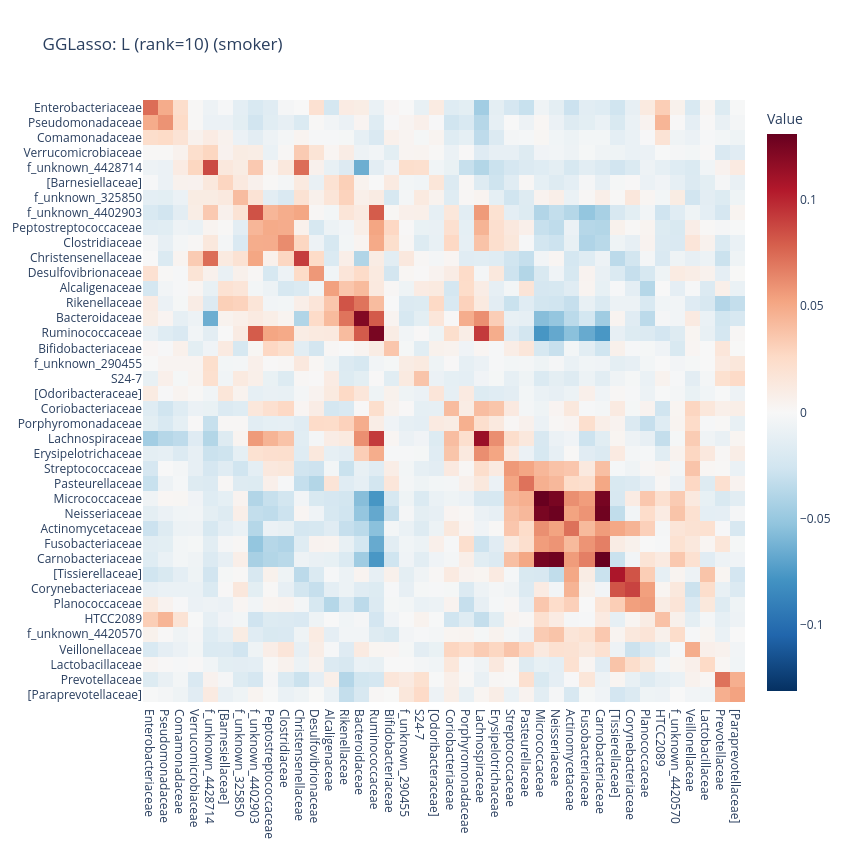
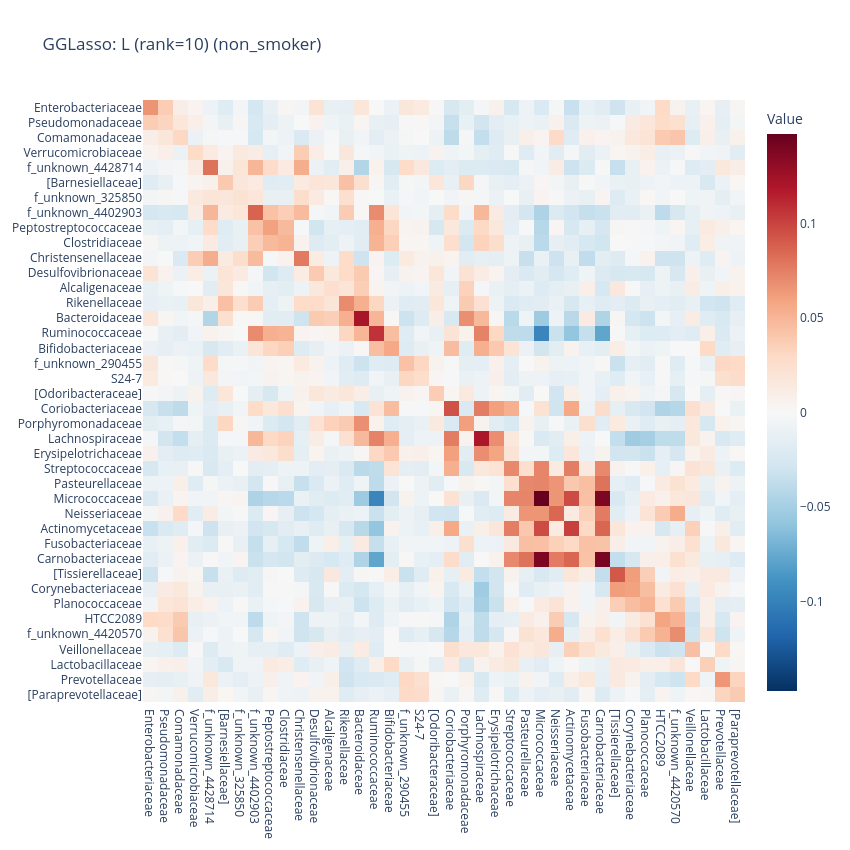

The notebook cell these images were saved under, in order:
### Markdown cell above
### Low-rank part

### Code cell
selected_rank = 10

for case in ["smoker", "non_smoker"]:
    gg_L = pd.DataFrame(low_rank_dict[case][selected_rank]["refit"]["L"], index=family_names, columns=family_names)
    gg_L = gg_L.iloc[ordered_indices, ordered_indices]
    rank_gg_L = np.linalg.matrix_rank(gg_L)
    print(f"Rank of the low-rank matrix from GGLasso ({case}): {rank_gg_L}")

    fig = px.imshow(gg_L,
                    color_continuous_scale='RdBu_r',  # Adjust the color scale
                    labels={'color': 'Value'},          # Label for color bar
                    title=f'GGLasso: L (rank={rank_gg_L}) ({case})',
                    color_continuous_midpoint=0)

    # Customize layout for better visuals (optional)
    fig.update_layout(
        width=850,
        height=850,
        xaxis=dict(tickmode='array', tickvals=list(range(len(names_dict))), ticktext=[names_dict[idx] for idx in gg_L.index.map(int)]),
        yaxis=dict(tickmode='array', tickvals=list(range(len(names_dict))), ticktext=[names_dict[idx] for idx in gg_L.columns.map(int)])
    )

    fig.show()

    fig.write_image(f"plots/png/gg_lowrank_part_{case}.png")
    fig.write_image(f"plots/pdf/gg_lowrank_part_{case}.pdf")
    fig.write_image(f"plots/svg/gg_lowrank_part_{case}.svg")
    fig.write_html(f"plots/html/gg_lowrank_part_{case}.html")

### Figure 1 — Plotly figure (JSON) as saved in the notebook; plotly's stock layout.template omitted (floating-point values rounded to 4 significant figures; data arrays with more than 128 entries replaced by an {"elided": "..."} marker saying what was removed)
{"data": [{"coloraxis": "coloraxis", "hovertemplate": "x: %{x}<br>y: %{y}<br>Value: %{z}<extra></extra>", "name": "0", "type": "heatmap", "x": ["4448331", "1071450", "1117593", "4306262", "4428714", "175844", "325850", "4402903", "4409730", "4446320", "4402605", "359872", "841635", "4453609", "4468234", "4481131", "4347159", "290455", "177679", "4476877", "4481613", "4365130", "4457438", "4480861", "4425214", "4477696", "952003", "4396235", "12574", "4387092", "1696853", "505670", "1000986", "4446058", "710275", "4420570", "2829179", "128300", "4436552", "165118"], "xaxis": "x", "y": ["4448331", "1071450", "1117593", "4306262", "4428714", "175844", "325850", "4402903", "4409730", "4446320", "4402605", "359872", "841635", "4453609", "4468234", "4481131", "4347159", "290455", "177679", "4476877", "4481613", "4365130", "4457438", "4480861", "4425214", "4477696", "952003", "4396235", "12574", "4387092", "1696853", "505670", "1000986", "4446058", "710275", "4420570", "2829179", "128300", "4436552", "165118"], "yaxis": "y", "z": {"elided": "40x40 float values"}}], "layout": {"coloraxis": {"cmid": 0, "colorbar": {"title": {"text": "Value"}}, "colorscale": [[0, "rgb(5,48,97)"], [0.1, "rgb(33,102,172)"], [0.2, "rgb(67,147,195)"], [0.3, "rgb(146,197,222)"], [0.4, "rgb(209,229,240)"], [0.5, "rgb(247,247,247)"], [0.6, "rgb(253,219,199)"], [0.7, "rgb(244,165,130)"], [0.8, "rgb(214,96,77)"], [0.9, "rgb(178,24,43)"], [1, "rgb(103,0,31)"]]}, "height": 850, "title": {"text": "GGLasso: L (rank=10) (smoker)"}, "width": 850, "xaxis": {"anchor": "y", "constrain": "domain", "domain": [0, 1], "scaleanchor": "y", "tickmode": "array", "ticktext": ["Enterobacteriaceae", "Pseudomonadaceae", "Comamonadaceae", "Verrucomicrobiaceae", "f_unknown_4428714", "[Barnesiellaceae]", "f_unknown_325850", "f_unknown_4402903", "Peptostreptococcaceae", "Clostridiaceae", "Christensenellaceae", "Desulfovibrionaceae", "Alcaligenaceae", "Rikenellaceae", "Bacteroidaceae", "Ruminococcaceae", "Bifidobacteriaceae", "f_unknown_290455", "S24-7", "[Odoribacteraceae]", "Coriobacteriaceae", "Porphyromonadaceae", "Lachnospiraceae", "Erysipelotrichaceae", "Streptococcaceae", "Pasteurellaceae", "Micrococcaceae", "Neisseriaceae", "Actinomycetaceae", "Fusobacteriaceae", "Carnobacteriaceae", "[Tissierellaceae]", "Corynebacteriaceae", "Planococcaceae", "HTCC2089", "f_unknown_4420570", "Veillonellaceae", "Lactobacillaceae", "Prevotellaceae", "[Paraprevotellaceae]"], "tickvals": [0, 1, 2, 3, 4, 5, 6, 7, 8, 9, 10, 11, 12, 13, 14, 15, 16, 17, 18, 19, 20, 21, 22, 23, 24, 25, 26, 27, 28, 29, 30, 31, 32, 33, 34, 35, 36, 37, 38, 39]}, "yaxis": {"anchor": "x", "autorange": "reversed", "constrain": "domain", "domain": [0, 1], "tickmode": "array", "ticktext": ["Enterobacteriaceae", "Pseudomonadaceae", "Comamonadaceae", "Verrucomicrobiaceae", "f_unknown_4428714", "[Barnesiellaceae]", "f_unknown_325850", "f_unknown_4402903", "Peptostreptococcaceae", "Clostridiaceae", "Christensenellaceae", "Desulfovibrionaceae", "Alcaligenaceae", "Rikenellaceae", "Bacteroidaceae", "Ruminococcaceae", "Bifidobacteriaceae", "f_unknown_290455", "S24-7", "[Odoribacteraceae]", "Coriobacteriaceae", "Porphyromonadaceae", "Lachnospiraceae", "Erysipelotrichaceae", "Streptococcaceae", "Pasteurellaceae", "Micrococcaceae", "Neisseriaceae", "Actinomycetaceae", "Fusobacteriaceae", "Carnobacteriaceae", "[Tissierellaceae]", "Corynebacteriaceae", "Planococcaceae", "HTCC2089", "f_unknown_4420570", "Veillonellaceae", "Lactobacillaceae", "Prevotellaceae", "[Paraprevotellaceae]"], "tickvals": [0, 1, 2, 3, 4, 5, 6, 7, 8, 9, 10, 11, 12, 13, 14, 15, 16, 17, 18, 19, 20, 21, 22, 23, 24, 25, 26, 27, 28, 29, 30, 31, 32, 33, 34, 35, 36, 37, 38, 39]}}}

### Figure 2 — Plotly figure (JSON) as saved in the notebook; plotly's stock layout.template omitted (floating-point values rounded to 4 significant figures; data arrays with more than 128 entries replaced by an {"elided": "..."} marker saying what was removed)
{"data": [{"coloraxis": "coloraxis", "hovertemplate": "x: %{x}<br>y: %{y}<br>Value: %{z}<extra></extra>", "name": "0", "type": "heatmap", "x": ["4448331", "1071450", "1117593", "4306262", "4428714", "175844", "325850", "4402903", "4409730", "4446320", "4402605", "359872", "841635", "4453609", "4468234", "4481131", "4347159", "290455", "177679", "4476877", "4481613", "4365130", "4457438", "4480861", "4425214", "4477696", "952003", "4396235", "12574", "4387092", "1696853", "505670", "1000986", "4446058", "710275", "4420570", "2829179", "128300", "4436552", "165118"], "xaxis": "x", "y": ["4448331", "1071450", "1117593", "4306262", "4428714", "175844", "325850", "4402903", "4409730", "4446320", "4402605", "359872", "841635", "4453609", "4468234", "4481131", "4347159", "290455", "177679", "4476877", "4481613", "4365130", "4457438", "4480861", "4425214", "4477696", "952003", "4396235", "12574", "4387092", "1696853", "505670", "1000986", "4446058", "710275", "4420570", "2829179", "128300", "4436552", "165118"], "yaxis": "y", "z": {"elided": "40x40 float values"}}], "layout": {"coloraxis": {"cmid": 0, "colorbar": {"title": {"text": "Value"}}, "colorscale": [[0, "rgb(5,48,97)"], [0.1, "rgb(33,102,172)"], [0.2, "rgb(67,147,195)"], [0.3, "rgb(146,197,222)"], [0.4, "rgb(209,229,240)"], [0.5, "rgb(247,247,247)"], [0.6, "rgb(253,219,199)"], [0.7, "rgb(244,165,130)"], [0.8, "rgb(214,96,77)"], [0.9, "rgb(178,24,43)"], [1, "rgb(103,0,31)"]]}, "height": 850, "title": {"text": "GGLasso: L (rank=10) (non_smoker)"}, "width": 850, "xaxis": {"anchor": "y", "constrain": "domain", "domain": [0, 1], "scaleanchor": "y", "tickmode": "array", "ticktext": ["Enterobacteriaceae", "Pseudomonadaceae", "Comamonadaceae", "Verrucomicrobiaceae", "f_unknown_4428714", "[Barnesiellaceae]", "f_unknown_325850", "f_unknown_4402903", "Peptostreptococcaceae", "Clostridiaceae", "Christensenellaceae", "Desulfovibrionaceae", "Alcaligenaceae", "Rikenellaceae", "Bacteroidaceae", "Ruminococcaceae", "Bifidobacteriaceae", "f_unknown_290455", "S24-7", "[Odoribacteraceae]", "Coriobacteriaceae", "Porphyromonadaceae", "Lachnospiraceae", "Erysipelotrichaceae", "Streptococcaceae", "Pasteurellaceae", "Micrococcaceae", "Neisseriaceae", "Actinomycetaceae", "Fusobacteriaceae", "Carnobacteriaceae", "[Tissierellaceae]", "Corynebacteriaceae", "Planococcaceae", "HTCC2089", "f_unknown_4420570", "Veillonellaceae", "Lactobacillaceae", "Prevotellaceae", "[Paraprevotellaceae]"], "tickvals": [0, 1, 2, 3, 4, 5, 6, 7, 8, 9, 10, 11, 12, 13, 14, 15, 16, 17, 18, 19, 20, 21, 22, 23, 24, 25, 26, 27, 28, 29, 30, 31, 32, 33, 34, 35, 36, 37, 38, 39]}, "yaxis": {"anchor": "x", "autorange": "reversed", "constrain": "domain", "domain": [0, 1], "tickmode": "array", "ticktext": ["Enterobacteriaceae", "Pseudomonadaceae", "Comamonadaceae", "Verrucomicrobiaceae", "f_unknown_4428714", "[Barnesiellaceae]", "f_unknown_325850", "f_unknown_4402903", "Peptostreptococcaceae", "Clostridiaceae", "Christensenellaceae", "Desulfovibrionaceae", "Alcaligenaceae", "Rikenellaceae", "Bacteroidaceae", "Ruminococcaceae", "Bifidobacteriaceae", "f_unknown_290455", "S24-7", "[Odoribacteraceae]", "Coriobacteriaceae", "Porphyromonadaceae", "Lachnospiraceae", "Erysipelotrichaceae", "Streptococcaceae", "Pasteurellaceae", "Micrococcaceae", "Neisseriaceae", "Actinomycetaceae", "Fusobacteriaceae", "Carnobacteriaceae", "[Tissierellaceae]", "Corynebacteriaceae", "Planococcaceae", "HTCC2089", "f_unknown_4420570", "Veillonellaceae", "Lactobacillaceae", "Prevotellaceae", "[Paraprevotellaceae]"], "tickvals": [0, 1, 2, 3, 4, 5, 6, 7, 8, 9, 10, 11, 12, 13, 14, 15, 16, 17, 18, 19, 20, 21, 22, 23, 24, 25, 26, 27, 28, 29, 30, 31, 32, 33, 34, 35, 36, 37, 38, 39]}}}
